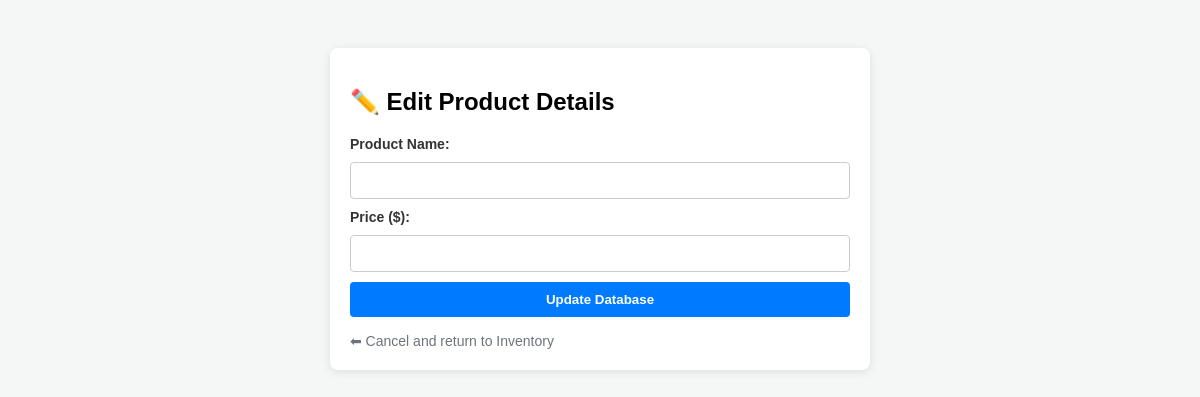
The app's page /edit/8 (signed in), older data.
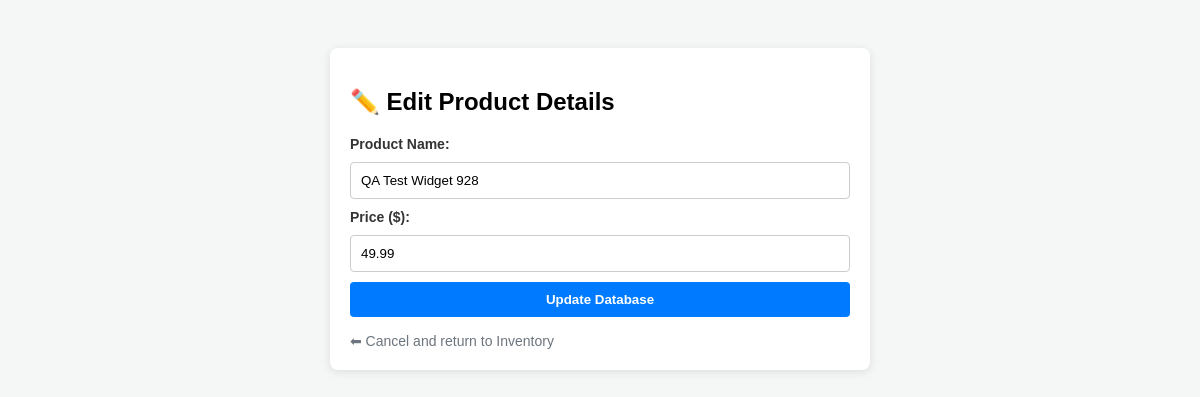
The same page, newer data.
### tables this page shows
CREATE TABLE products (
        id INTEGER PRIMARY KEY AUTOINCREMENT,
        name TEXT NOT NULL,
        price REAL NOT NULL,
        stock INTEGER NOT NULL
    );

### app.py (the view)
@app.route('/edit/<int:id>', methods=['GET', 'POST'])
def edit(id):
    if 'username' not in session or session.get('role') != 'Manager':
        flash("Error: Security Alert. Only Managers can edit products.", "error")
        return redirect('/')
    conn = sqlite3.connect(DB_PATH)
    cursor = conn.cursor()
    if request.method == 'POST':
        name = request.form['name']
        price = float(request.form['price'])
        cursor.execute("UPDATE products SET name = ?, price = ? WHERE id = ?", (name, price, id))
        conn.commit()
        conn.close()
        flash("System: Product updated successfully.", "success")
        return redirect('/')
    else:
        cursor.execute("SELECT * FROM products WHERE id = ?", (id,))
        product = cursor.fetchone()
        conn.close()
        return render_template('edit.html', product=product)

### templates/edit.html (shortened to what this page needs)
<!DOCTYPE html>
<html>
<head>
</head>
<body>
    <div class="container">
        <h2>✏️ Edit Product Details</h2>
        <form action="/edit/{{ product[0] }}" method="POST">
            <label>Product Name:</label>
            <input type="text" name="name" value="{{ product[1] }}" required>
            <label>Price ($):</label>
            <input type="number" step="0.01" name="price" value="{{ product[2] }}" required>
            <button type="submit">Update Database</button>
        </form>
        <a href="/" style="color: #6c757d; text-decoration: none; font-size: 14px;">⬅ Cancel and return to Inventory</a>
    </div>
</body>
</html>

Row changes from the older to the newer data that the page shows:
added products: name "QA Test Widget 928", price "49.99"
